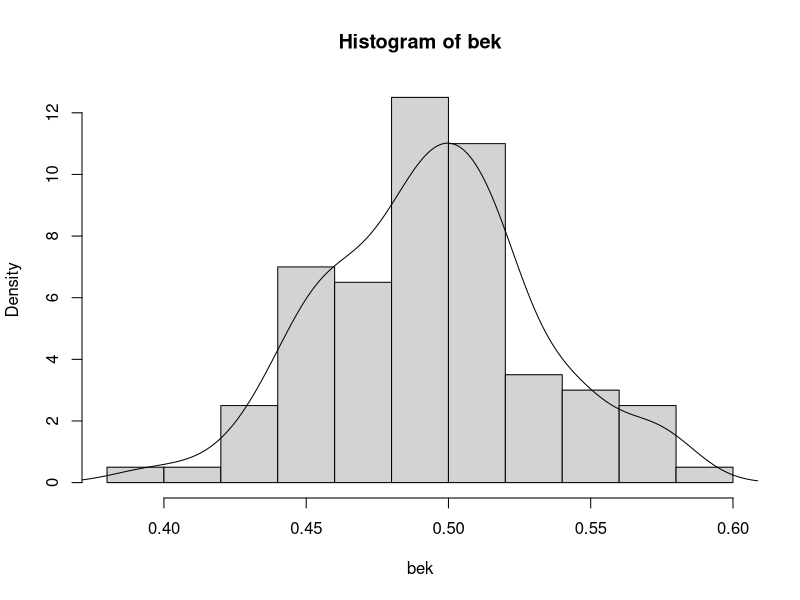

The R source for this figure:
## ---- chunk 1
m <- 100
mean(rbeta(m, 0.5, 0.5))
## ---- chunk 2
n <- 100
bek <- replicate(n, mean(rbeta(m, 0.5, 0.5)))
hist(bek, probability = TRUE)
lines(density(bek))
